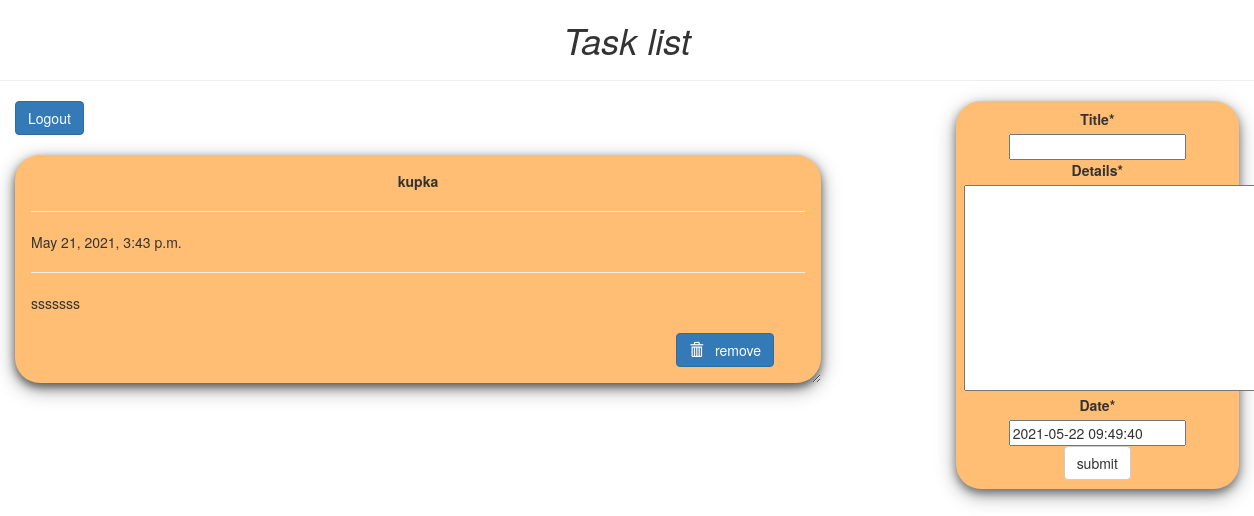
The app's page /tasks/ (signed in), older data.
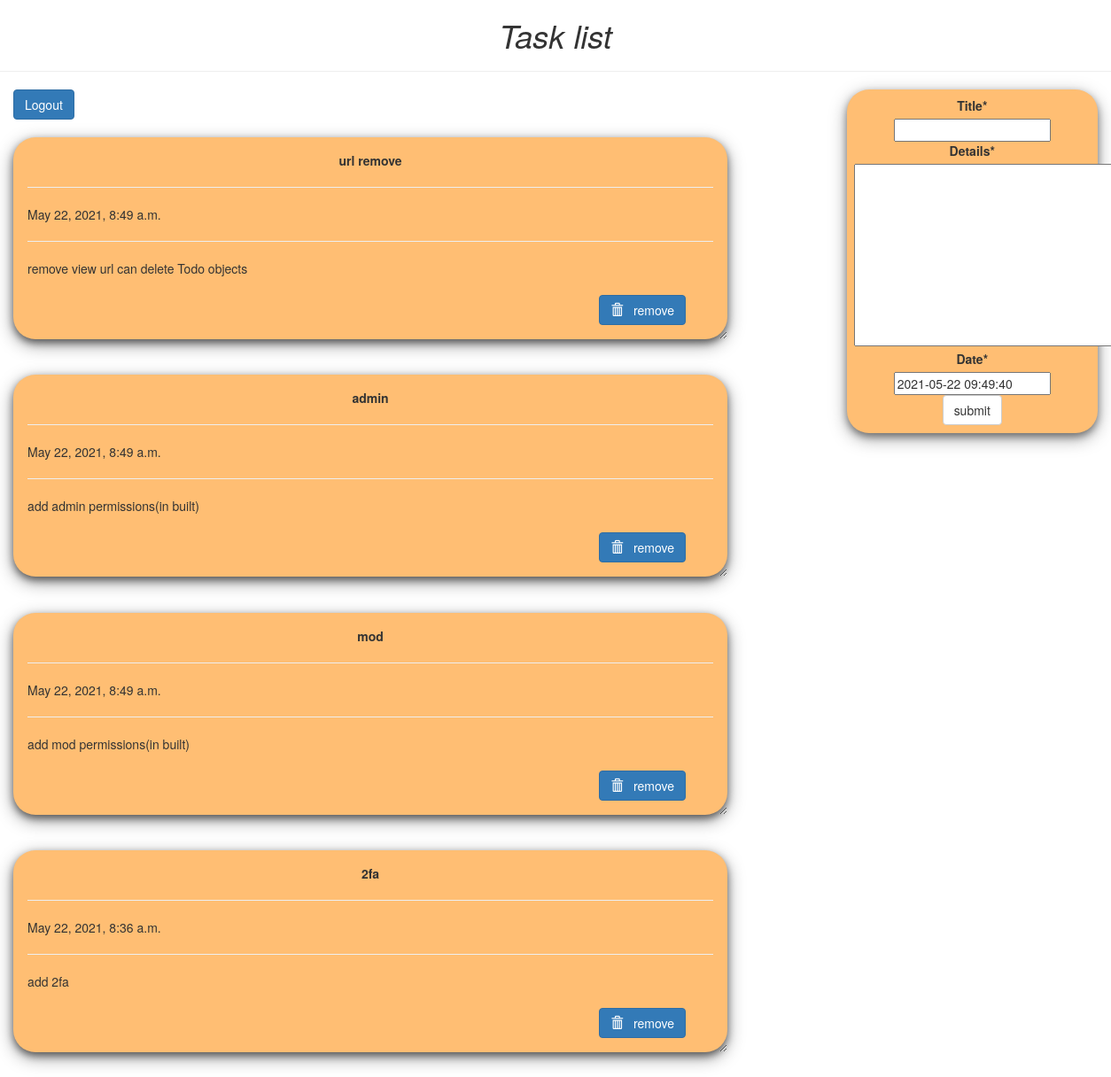
The same page, newer data.
### example/models.py (models this page shows, shortened)
class Todo(models.Model):
    title=models.CharField(max_length=200)
    details=models.TextField()
    date=models.DateTimeField(default=timezone.now)

### example/views.py (the view)
# urls.py: path('tasks/', views.tasks, name='tasks'),
@login_required(login_url='index')
def tasks(request):
    items = Todo.objects.order_by('-date')
    if request.method == 'POST':
        form = TodoForm(request.POST)
        if form.is_valid():
            form.save()
            return redirect('tasks')
    form = TodoForm()
    page = {
        'forms' : form,
        'list' : items,
        'title' : "Todo-list",
    }
    return render(request, 'example/tasks.html', page)

### example/forms.py
class TodoForm(forms.ModelForm):
    class Meta:
        model = Todo
        fields = '__all__'

### example/templates/example/tasks.html (shortened to what this page needs)
{% load crispy_forms_tags %}
<!DOCTYPE html>
<html lang="en" dir="ltr">
  <head>
    <link
      rel="stylesheet"
      href="https://maxcdn.bootstrapcdn.com/bootstrap/3.3.7/css/bootstrap.min.css"
    />
  </head>
  <body class="container-fluid">
    <center class="row">
      <h1><i>Task list</i></h1>
      <hr />
    </center>
    <div class="row">
      <div class="col-md-8">
        <div style="margin-bottom: 20px;">
          <a href="/logout" class="btn btn-primary">Logout</a>
        </div>
        {% for i in list %}
        <div class="card">
          <center><b>{{i.title}}</b></center>
          <hr />
          {{i.date}}
          <hr />
          {{i.details}}
          <br />
          <br />
          <form
            action="/del/{{i.id}}"
            method="POST"
            style="padding-right: 4%; padding-bottom: 3%"
          >
            <button
              value="remove"
              type="submit"
              class="btn btn-primary"
              style="float: right"
            >
              <span class="glyphicon glyphicon-trash"></span> &nbsp; remove
            </button>
          </form>
        </div>
        {% endfor%}
      </div>
      <div class="col-md-1"></div>
      <div class="col-md-3">
        <div class="submit_form">
          <form method="POST">
            {% csrf_token %} {{forms|crispy}}
            <center>
              <input type="submit" class="btn btn-default" value="submit" />
            </center>
          </form>
        </div>
      </div>
    </div>
  </body>
</html>

### example/templates/example/tasks.html (style rules this page uses)
.card { box-shadow: 0 4px 8px 0 rgba(0, 0, 0, 0.5), 0 6px 20px 0 rgba(0, 0, 0, 0.39); background: rgb(255, 190, 115); margin-bottom: 5%; border-radius: 25px; padding: 2%; overflow: auto; resize: both; text-overflow: ellipsis; }
.submit_form { text-align: center; padding: 3%; background: rgb(255, 190, 115); border-radius: 25px; box-shadow: 0 4px 8px 0 rgba(0, 0, 0, 0.4), 0 6px 20px 0 rgba(0, 0, 0, 0.36); }

Row changes from the older to the newer data that the page shows:
removed Todo: title "kupka", date "May 21, 2021, 3:43 p.m.", details "sssssss"
added Todo: title "url remove", date "May 22, 2021, 8:49 a.m.", details "remove view url can delete Todo objects"
added Todo: title "admin", date "May 22, 2021, 8:49 a.m.", details "add admin permissions(in built)"
added Todo: title "mod", date "May 22, 2021, 8:49 a.m.", details "add mod permissions(in built)"
added Todo: title "2fa", date "May 22, 2021, 8:36 a.m.", details "add 2fa"
